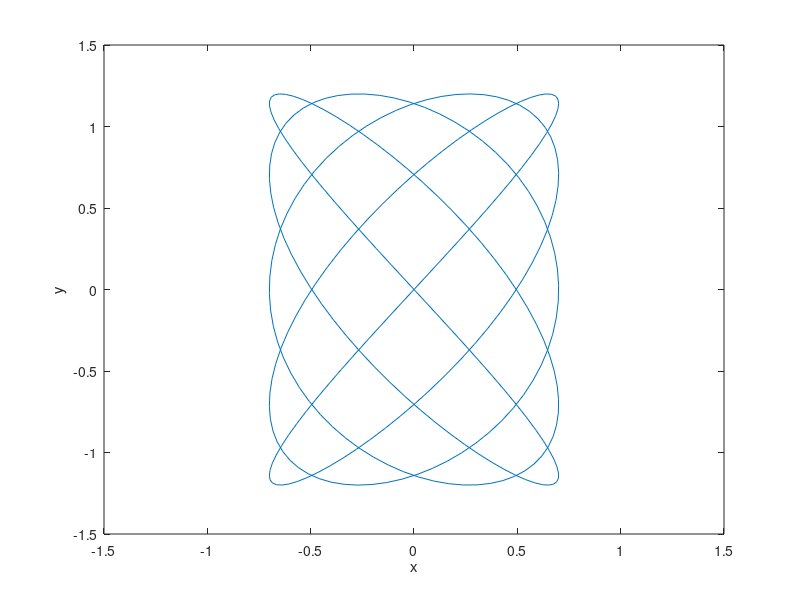

Recreate this plot in MATLAB.
t = linspace(0, pi, 300);
x = 0.7*sin(10*t);
y = 1.2*sin(8*t);
plot(x, y)
axis([-1.5 1.5 -1.5 1.5])
xlabel('x')
ylabel('y')
